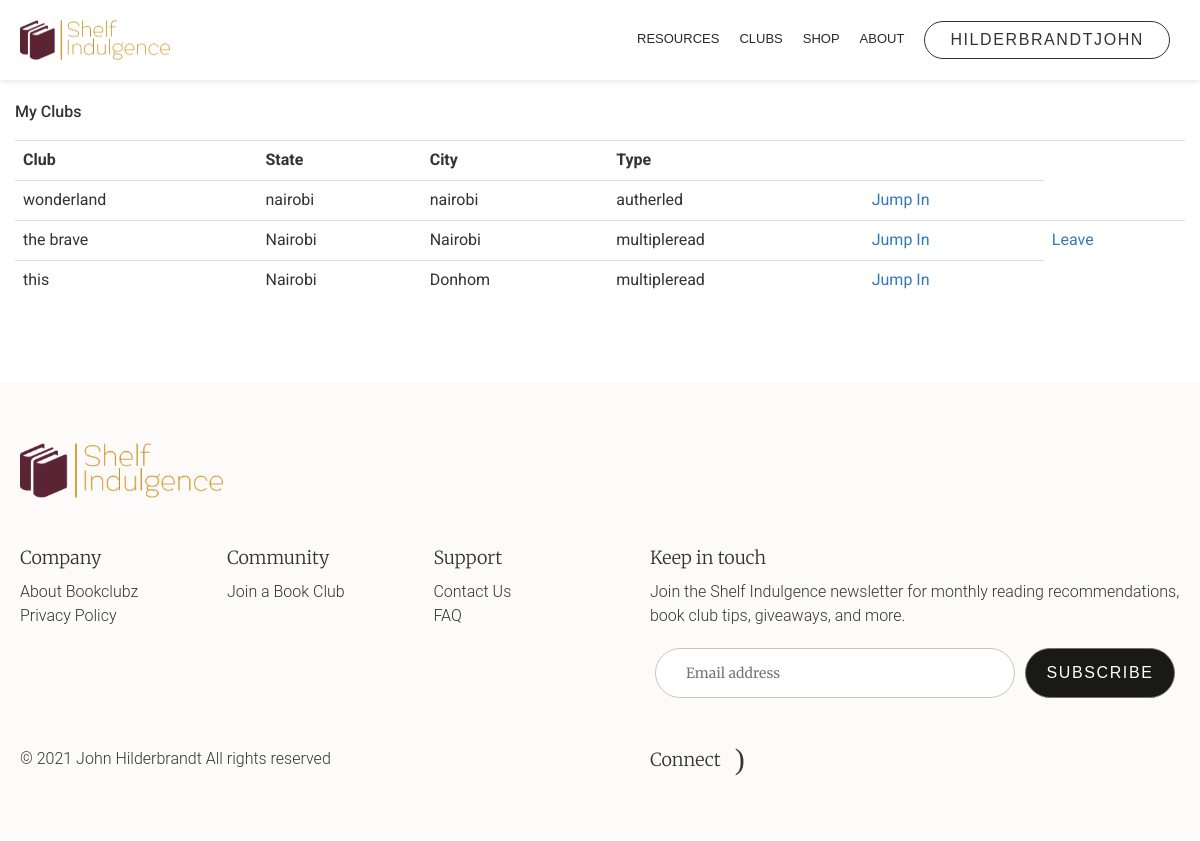
The app's page /myclubs.php (signed in), older data.
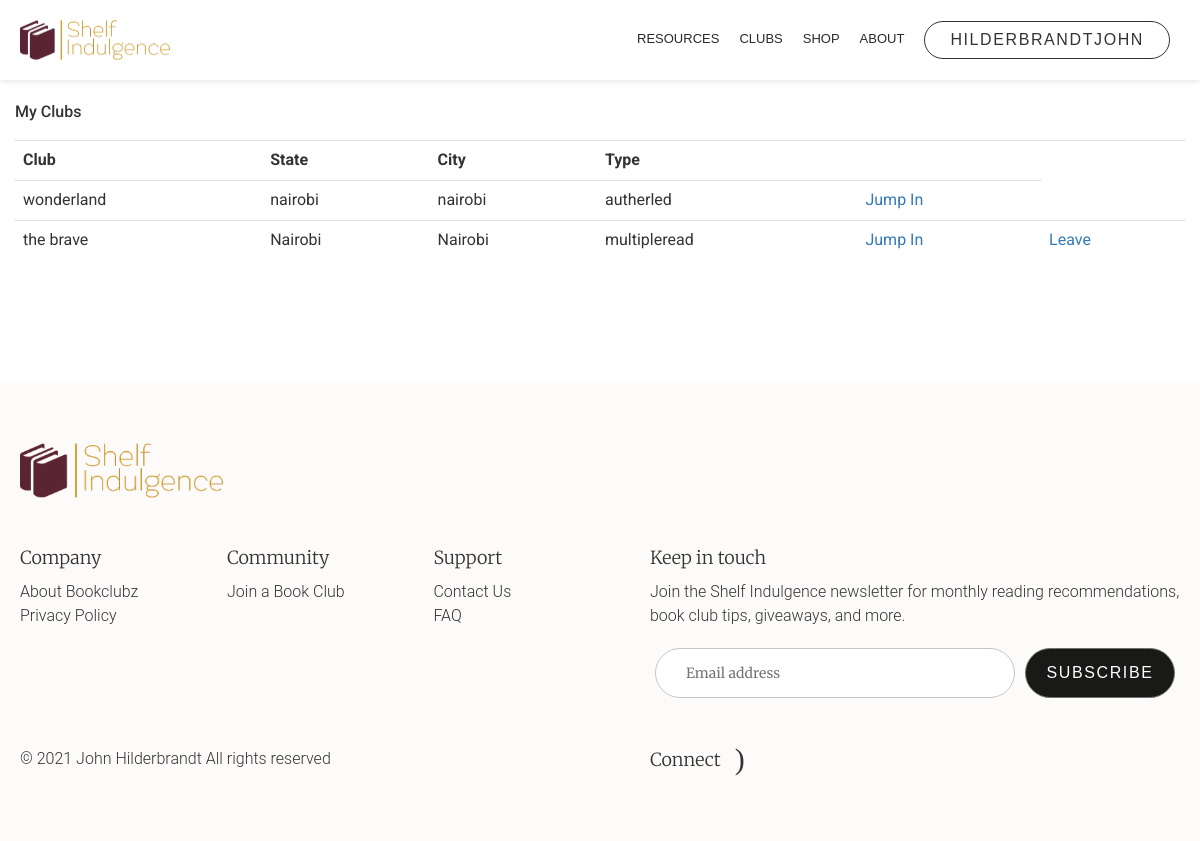
The same page, newer data.
### tables this page shows
CREATE TABLE IF NOT EXISTS `members` (
  `id` int(11) NOT NULL AUTO_INCREMENT,
  `username` varchar(225) NOT NULL,
  `clubname` varchar(75) NOT NULL,
  `cstate` varchar(75) NOT NULL,
  `ccity` varchar(75) NOT NULL,
  `ctype` varchar(75) NOT NULL,
  `member_type` int(1) NOT NULL,
  PRIMARY KEY (`id`)
);

### functions/database_functions.php (called while the page is built, shortened)
<?php
	function getClubByUsername($conn, $username){
		$query = "SELECT clubname, cstate, ccity, ctype, member_type FROM members WHERE username = '$username'";
		$result = mysqli_query($conn, $query);
		return $result;
	}
?>

### myclubs.php (the view, shortened to what this page needs)
<?php
    $username=$_SESSION['username'];
    require_once "./functions/database_functions.php";
    $conn = db_connect();
    $result = getClubByUsername($conn, $username);
?>
<!DOCTYPE html>
<html lang="en">
<head>
    <link rel="stylesheet" href="static/css/vendors~main.css">
    <link rel="stylesheet" href="static/css/main.css">
    <link rel="stylesheet" href="static/css/HomePage.css">
</head>
<body class="intent-mouse">
    <div id="root">
        <div>
            <div class="bg-homepage-fix homepage-container">
                <div class="wrapper-container undefined">
                    <header class="header-container">
                    <nav class="navbar">
                        <div class="navbar-header">
                            <div class="navbar-brand logo"><a href="home.php" aria-label="Link to Shelf Indulgence&#x27;s Homepage"><img width="233" height="30" src="static/media/logo.png" class="img-responsive" alt="" /></a></div>
                        </div>
                        <div class="navbar-collapse">
                            <div class="nav-wrapper">
                                <div aria-hidden="false" tabindex="-1" class="nav-container ">
                                    <ul class="nav bz-navbar-nav navbar-right">
                                        <li class="m-item" ><a href="" class="m-link">Resources</a>
                                        </li>
                                        <li class="m-item"><a href="" class="m-link">clubs</a>
                                        </li>
                                        <li class="m-item"><a href="shop.php" class="m-link">Shop</a></li>
                                        <li class="m-item"><a href="about.php" class="m-link">About</a></li>
                                        <li class="m-item"><a href="getstarted.html" class="mtr-button btn-white">
                                        	<?php if (isset($_SESSION['username'])) : ?>
                									<h3><?php echo $_SESSION['username']; ?></h3>
              									<?php endif ?>
                                        </a></li>
                                    </ul>
                                </div>
                            </div>
                        </div>
                    </nav>
                </header>
                    <main class="main-container" id="content">
                        <div class="home-container">
                            <div class="container-fluid">
                                <br>
                                <h1 class="title-form">My Clubs</h1>
                                    <table class="table" style="margin-top: 20px">
                                        <tr>
                                            <th>Club</th>
                                            <th>State</th>
                                            <th>City</th>
                                            <th>Type</th>
                                            <th>&nbsp;</th>
                                            <th>&nbsp;</th>
                                        </tr>
                                        <?php while($row = mysqli_fetch_assoc($result)){ ?>
                                        <tr>
                                            <td><?php echo $row['clubname']; ?></td>
                                            <td><?php echo $row['cstate']; ?></td>
                                            <td><?php echo $row['ccity']; ?></td>
                                            <td><?php echo $row['ctype']; ?></td>
                                            <td><a href="admin-dashboard.php?clubname=<?php echo $row['clubname']; ?>">Jump In</a></td>
                                            <?php if ($row['member_type']==2) { ?>
                                            <td><a href="club_leave.php?clubname=<?php echo $row['clubname']; ?>">Leave</a></td>
                                            <?php } ?>
                                        </tr>
                                        <?php } ?>
                                    </table>
                            </div>
                        </div>
                    </main>
                    <footer class="footer-container">
                        <div class="footer-top"><a href="/" class="logo-footer" aria-label="Link to BookClubz&#x27;s Homepage"><img width="203" height="26" class="img-responsive" src="static/media/logo.png" alt="" /></a></div>
                        <div class="footer-middle">
                            <div class="footer-nav">
                                <div class="footer-nav-item">
                                    <h3 class="nav-title">Company</h3>
                                    <p class="nav-item"><a class="nav-link" href="/about">About Bookclubz</a></p>
                                    <p class="nav-item"><a class="nav-link" href="/privacy-policy">Privacy Policy</a></p>
                                </div>
                                <div class="footer-nav-item">
                                    <h3 class="nav-title">Community</h3>
                                    <p class="nav-item"><a class="nav-link" href="signin.php">Join a Book Club</a></p>
                                </div>
                                <div class="footer-nav-item">
                                    <h3 class="nav-title">Support</h3>
                                    <p class="nav-item"><a class="nav-link" href="/faq/#contact-us">Contact Us</a></p>
                                    <p class="nav-item"><a class="nav-link" href="/faq">FAQ</a></p>
                                </div>
                            </div>
                            <div class="subscribe-block">
                                <h3 class="nav-title">Keep in touch</h3>
                                <p class="nav-item">Join the Shelf Indulgence newsletter for monthly reading recommendations, book club tips, giveaways, and more.</p>
                                <div class="blog-subscribe subscribe-top-books">
                                    <div class="center">
                                        <form class="form-subscribe" novalidate=""><input type="email" class="input-form" value="" aria-label="Email address" placeholder="Email address" /><button type="submit" class="input-submit">SUBSCRIBE</button></form>
                                    </div>
                                </div>
                            </div>
                        </div>
                        <div class="footer-bottom">
                            <div class="copyright">
                                <p>©
                                    2021
                                     John Hilderbrandt All rights reserved
                                </p>
                            </div>
                            <div class="social-list">
                                <p class="social-items">Connect</p>
                                <div class="social-items"><a target="_blank" rel="noopener noreferrer" aria-label="Link to BookClubz&#x27;s Instagram" href="https://www.instagram.com/bookclub.z/"><span class="ficon ficon-instagram"></span></a></div>
                                <div class="social-items"><a target="_blank" rel="noopener noreferrer" aria-label="Link to BookClubz&#x27;s LinkedIn" href="https://www.linkedin.com/company/bookclubz"><span class="ficon ficon-linkedin-circle"></span></a></div>
                            </div>
                        </div>
                    </footer>
                </div>
            </div>
        </div>
    </div>
</body>
</html>

Row changes from the older to the newer data that the page shows:
removed members: clubname "this", cstate "Nairobi", ccity "Donhom", ctype "multipleread"
